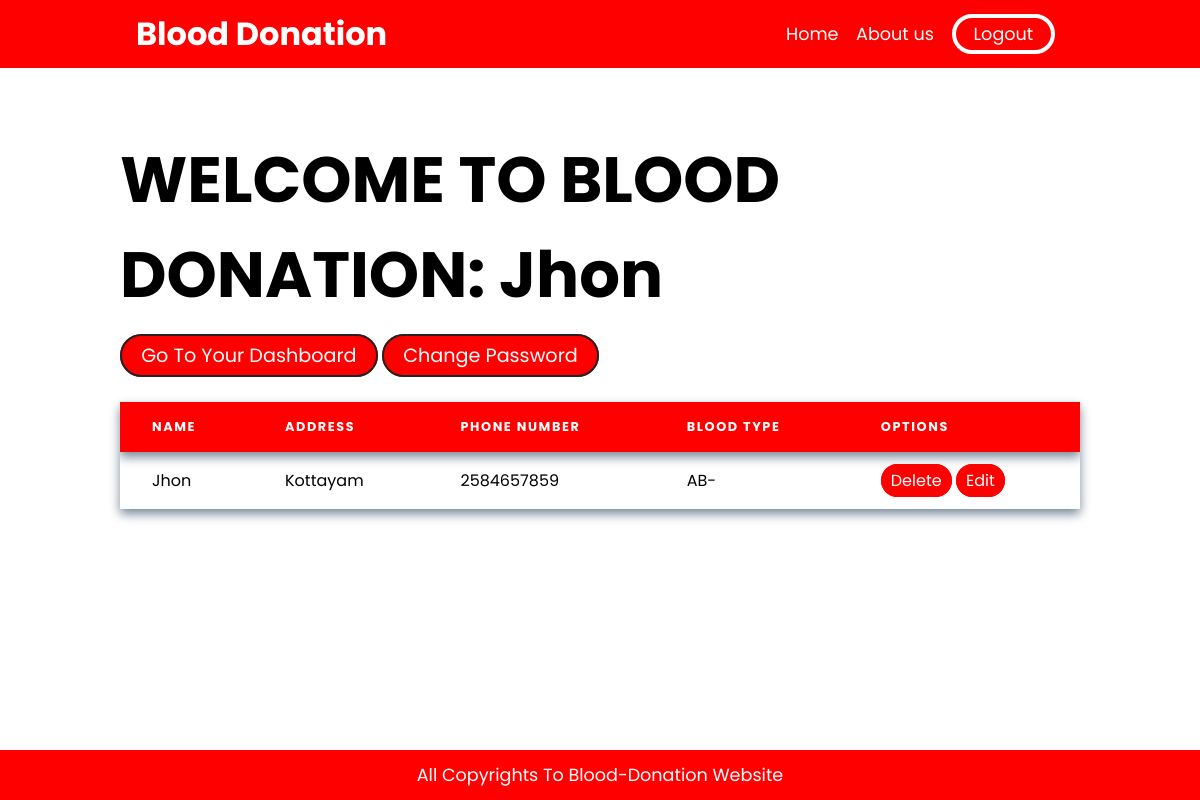
Page /profile.php (signed in) on the committed database.
### tables this page shows
CREATE TABLE `users` (
  `id` int(11) NOT NULL,
  `name` varchar(250) NOT NULL,
  `address` varchar(250) NOT NULL,
  `type` varchar(250) NOT NULL,
  `phone` varchar(250) NOT NULL,
  `password` varchar(250) NOT NULL,
  `date` varchar(300) NOT NULL
);

### profile.php (the view, shortened to what this page needs)
<?php
require("db.php");
$id = $_SESSION['id'];
$sql = "SELECT * FROM `users` WHERE id='$id'";
$result = mysqli_query($db, $sql);
?>
<!DOCTYPE html>
<html lang="en">
<head>
    <link rel="stylesheet" href="profile.css">
</head>
<body>
    <nav>
        <div class="container">
            <h1> <a href="index.php"> blood donation</a></h1>
            <ul id="nav">
                <li><a href="index.php">Home</a></li>
                <li><a href="about.php">About us</a></li>
                <li><a href="logout.php" class="logout">Logout</a></li>
            </ul>
        </div>
    </nav>
    <div class="fpara">
        <h1>WELCOME TO BLOOD DONATION: <?php echo  $_SESSION['name']  ?></h1>
        <div class="btns">
            <a href="dashboard.php">Go to your dashboard</a>
            <a href="changePassword.php">Change password</a>
        </div>
    </div>
    <div class="box">
        <table>
            <thead>
                <tr>
                    <th>name</th>
                    <th>address</th>
                    <th>phone number</th>
                    <th>Blood type</th>
                    <th>options</th>
                </tr>
            </thead>
            <tbody>
                <?Php foreach ($result as $result) {
                ?>
                    <tr>
                        <td><?php echo $result['name'] ?></td>
                        <td><?php echo $result['address'] ?></td>
                        <td><?php echo $result['phone'] ?></td>
                        <td><?php echo $result['type'] ?></td>
                        <td><a href="delete.php">delete</a>
                            <a href=" edit.php?id=<?php echo $result['id'] ?>">edit</a>
                        </td>
                    </tr>
                <?php
                } ?>
            </tbody>
        </table>
    </div>
    <footer>
        <p>all copyrights to blood-donation website</p>
    </footer>
</body>
</html>

### profile.css (style rules this page uses)
* { margin: 0; padding: 0; box-sizing: border-box; font-family: 'Poppins', sans-serif; }
nav { display: flex; align-items: center; justify-content: center; color: white; background-color: red; }
.container { width: 80%; padding: 1em; height: 68px; display: flex; align-items: center; justify-content: space-between; }
.container h1 a { text-transform: capitalize; font-size: 2rem; text-decoration: none; color: white; }
#nav { display: flex; align-items: center; justify-content: space-between; list-style: none; }
ul li a { text-decoration: none; margin: .5em; color: white; font-size: 1.1rem; transition: ease-in; }
.logout { border: 4px solid white; border-radius: 20px; text-align: center; padding: 4px 18px; }
.fpara { width: 80%; margin: auto; margin-top: 4em; }
.fpara h1 { font-size: 4rem; margin-bottom: .3em; }
.btns a { border: 2px solid rgb(36, 35, 35); padding: .3em 1em; margin: 1em 0; border-radius: 25px; font-size: 1.2rem; background-color: red; color: white; text-decoration: none; text-transform: capitalize; }
.box { width: 80%; margin: auto; margin-bottom: 4em; }
table { border-collapse: collapse; width: 100%; margin-top: 2em; text-align: left; box-shadow: 0 5px 10px lightslategray; overflow: hidden; margin-bottom: 4em; }
table thead { background-color: red; color: white; box-shadow: 0 5px 10px lightslategray; }
table thead th { padding: 1rem 2rem; letter-spacing: 0.1rem; text-transform: uppercase; font-weight: bold; font-size: 0.8rem; }
table tbody td { padding: 1rem 2rem; text-transform: capitalize; }
table tbody td a { border: 2px solid red; text-decoration: none; border-radius: 25px; padding: .2em .5em; background-color: red; color: white; outline: none; }
footer { display: flex; align-items: center; justify-content: center; height: 50px; width: 100%; color: white; background-color: red; position: fixed; bottom: 0; text-transform: capitalize; font-size: 1.1rem; }

### rows in the picture
users: name "Jhon", address "Kottayam", phone "2584657859", type "AB-"

### other values in the picture
$_SESSION['name'] "Jhon"
